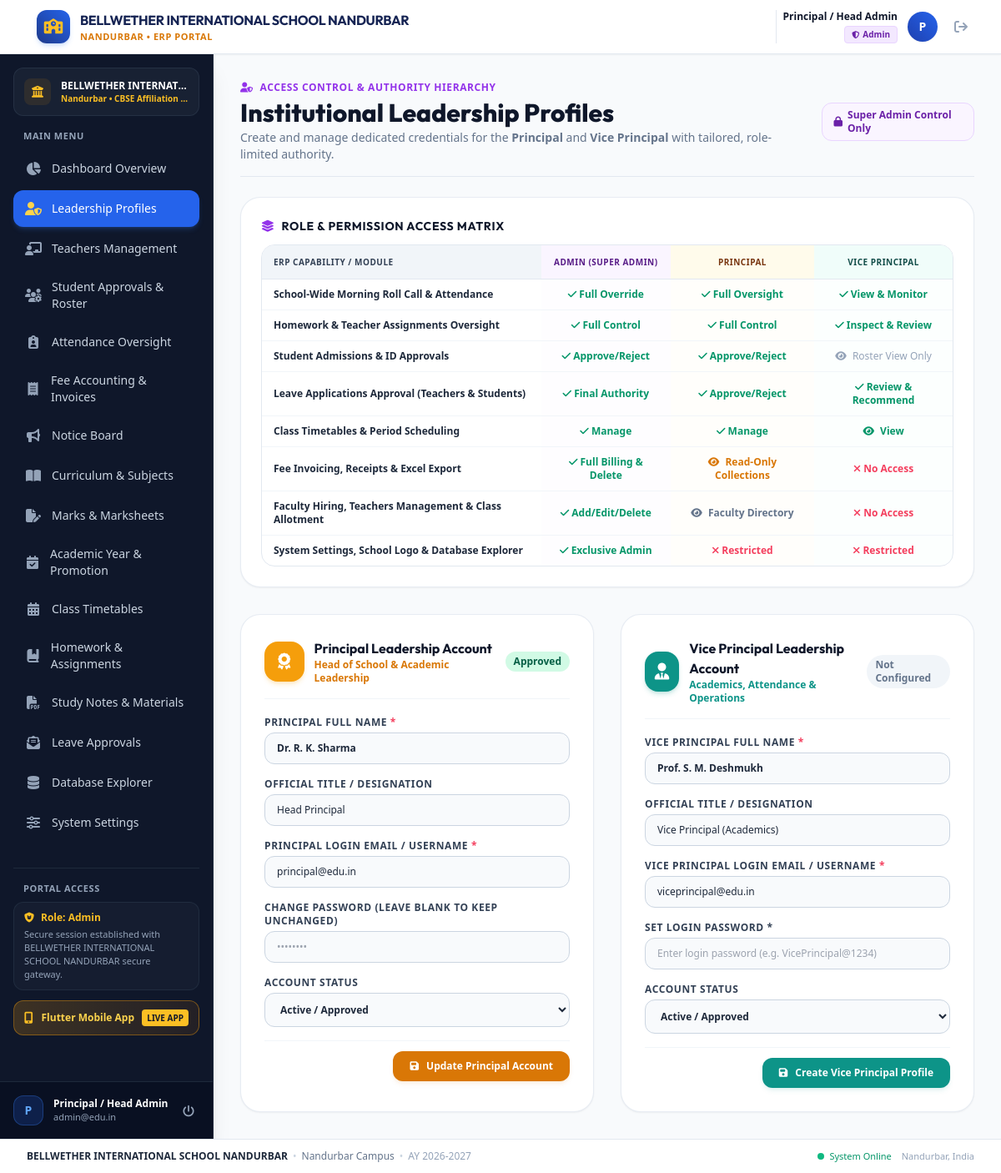
/admin/leadership.php (signed in), run on an earlier commit of the app's database.
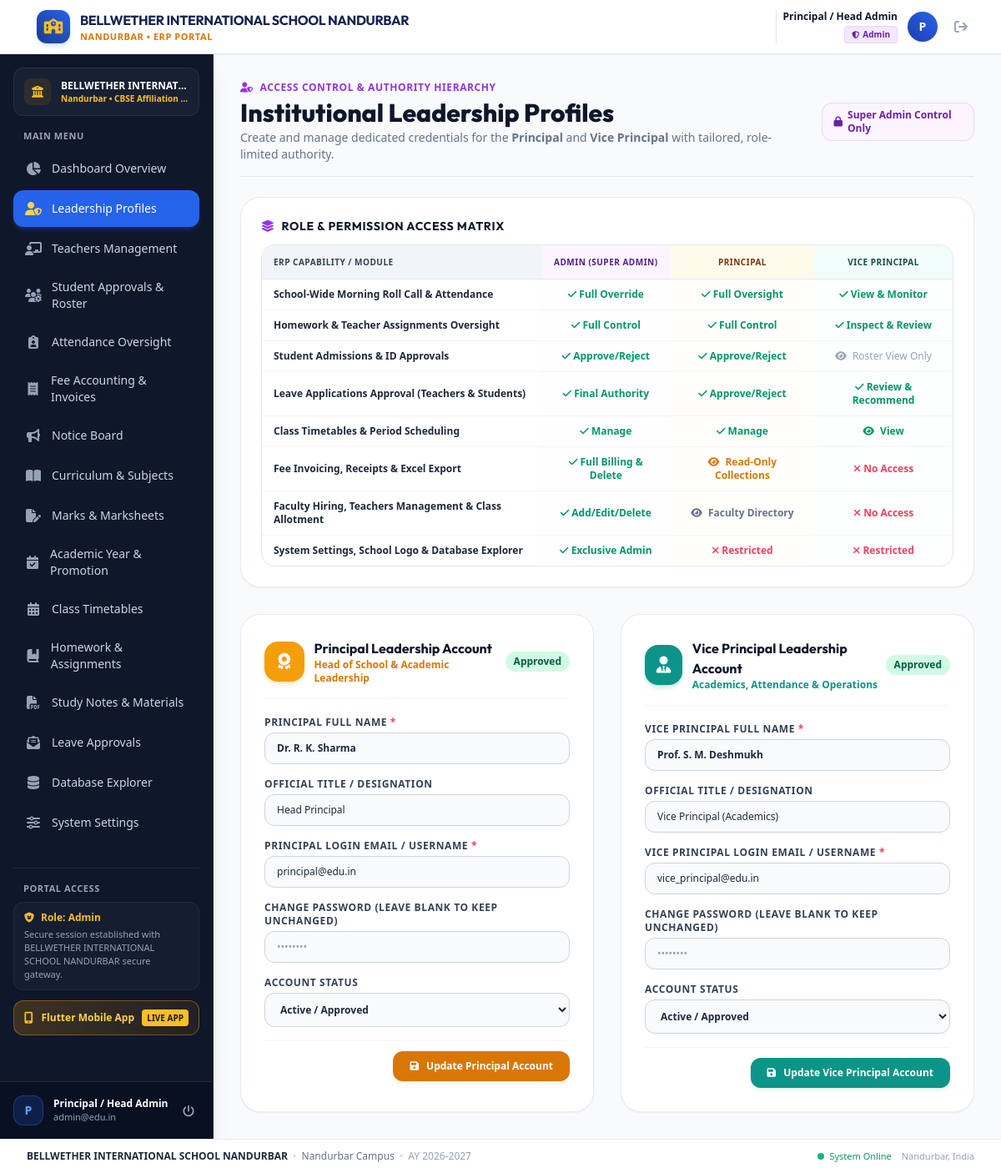
And on a later commit of the database.
### tables this page shows
CREATE TABLE "users" (
            id INTEGER PRIMARY KEY AUTOINCREMENT,
            username TEXT UNIQUE NOT NULL,
            email TEXT UNIQUE NOT NULL,
            password TEXT NOT NULL,
            role TEXT CHECK(role IN ('admin', 'principal', 'vice_principal', 'teacher', 'student')) NOT NULL,
            status TEXT CHECK(status IN ('pending', 'approved', 'rejected', 'active', 'inactive')) DEFAULT 'approved',
            created_at DATETIME DEFAULT CURRENT_TIMESTAMP,
            updated_at DATETIME DEFAULT CURRENT_TIMESTAMP
        );

### admin/leadership.php (the view, shortened to what the changed rows need)
<?php
require_once __DIR__ . '/../includes/auth.php';
$stmt_vp = $pdo->prepare("SELECT * FROM users WHERE role = 'vice_principal' LIMIT 1");
$stmt_vp->execute();
$vp_user = $stmt_vp->fetch();
require_once __DIR__ . '/../includes/header.php';
?>
<main class="flex-1 overflow-y-auto bg-slate-50 p-4 sm:p-6 lg:p-8">
    <div class="flex flex-col sm:flex-row sm:items-center sm:justify-between gap-4 pb-4 border-b border-slate-200 mb-6">
        <div>
            <h1 class="text-2xl sm:text-3xl font-extrabold text-slate-900 font-['Outfit']">
                Institutional Leadership Profiles
            </h1>
        </div>
    </div>
    <div class="bg-white rounded-3xl p-5 sm:p-6 border border-slate-200/80 shadow-sm mb-8">
        <div class="overflow-x-auto rounded-2xl border border-slate-200">
            <table class="w-full text-left text-xs">
                <thead class="bg-slate-100 text-slate-700 uppercase font-bold text-[10px] tracking-wider border-b border-slate-200">
                    <tr>
                        <th class="py-3 px-3.5">ERP Capability / Module</th>
                        <th class="py-3 px-3.5 text-center bg-purple-50 text-purple-900">Admin (Super Admin)</th>
                        <th class="py-3 px-3.5 text-center bg-amber-50 text-amber-900">Principal</th>
                        <th class="py-3 px-3.5 text-center bg-teal-50 text-teal-900">Vice Principal</th>
                    </tr>
                </thead>
            </table>
        </div>
    </div>
    <div class="grid grid-cols-1 lg:grid-cols-2 gap-8">
        <div class="bg-white rounded-3xl p-6 sm:p-7 border border-slate-200/80 shadow-sm flex flex-col justify-between">
            <div>
                <div class="flex items-center justify-between pb-4 border-b border-slate-100 mb-5">
                    <div class="flex items-center space-x-3">
                        <div class="w-12 h-12 rounded-2xl bg-teal-600 text-white flex items-center justify-center font-bold text-xl shadow-md shadow-teal-600/20">
                        </div>
                        <div>
                        </div>
                    </div>
                    <?php if ($vp_user): ?>
                        <span class="px-2.5 py-1 rounded-full text-xs font-bold <?= $vp_user['status'] === 'approved' ? 'bg-emerald-100 text-emerald-800' : 'bg-rose-100 text-rose-800' ?>">
                            <?= ucfirst($vp_user['status']) ?>
                        </span>
                    <?php else: ?>
                        <span class="px-2.5 py-1 rounded-full text-xs font-bold bg-slate-100 text-slate-500">
                            Not Configured
                        </span>
                    <?php endif; ?>
                </div>
                <form method="POST" action="leadership.php" class="space-y-4 text-xs">
                    <div>
                        <label class="block font-bold text-slate-700 uppercase tracking-wider mb-1">
                            Vice Principal Login Email / Username <span class="text-rose-500">*</span>
                        </label>
                        <input type="text" name="email" required value="<?= htmlspecialchars($vp_user['email'] ?? 'viceprincipal@edu.in') ?>"
                               placeholder="viceprincipal@edu.in"
                               class="w-full px-3.5 py-2.5 rounded-xl border border-slate-300 bg-slate-50 focus:bg-white text-slate-800 font-medium focus:outline-none focus:ring-2 focus:ring-teal-600">
                    </div>
                    <div>
                        <label class="block font-bold text-slate-700 uppercase tracking-wider mb-1">
                            <?= $vp_user ? 'Change Password (Leave blank to keep unchanged)' : 'Set Login Password *' ?>
                        </label>
                        <input type="password" name="password" placeholder="<?= $vp_user ? '••••••••' : 'Enter login password (e.g. VicePrincipal@1234)' ?>"
                               <?= $vp_user ? '' : 'required' ?>
                               class="w-full px-3.5 py-2.5 rounded-xl border border-slate-300 bg-slate-50 focus:bg-white text-slate-800 font-medium focus:outline-none focus:ring-2 focus:ring-teal-600">
                    </div>
                    <div>
                        <label class="block font-bold text-slate-700 uppercase tracking-wider mb-1">Account Status</label>
                        <select name="status" class="w-full px-3.5 py-2.5 rounded-xl border border-slate-300 bg-slate-50 focus:bg-white text-slate-800 font-semibold focus:outline-none focus:ring-2 focus:ring-teal-600">
                            <option value="approved" <?= ($vp_user['status'] ?? 'approved') === 'approved' ? 'selected' : '' ?>>Active / Approved</option>
                        </select>
                    </div>
                    <div class="pt-3 border-t border-slate-100 flex justify-end">
                        <button type="submit" class="px-5 py-2.5 rounded-xl bg-teal-600 hover:bg-teal-700 text-white font-bold text-xs shadow-md shadow-teal-600/10 transition">
                            <i class="fa-solid fa-floppy-disk mr-1.5"></i> <?= $vp_user ? 'Update Vice Principal Account' : 'Create Vice Principal Profile' ?>
                        </button>
                    </div>
                </form>
            </div>
        </div>
    </div>
</main>
<?php require_once __DIR__ . '/../includes/footer.php'; ?>

What changed in the data, as far as the page shows it:
added users: status "Approved", email "vice_principal@edu.in", status "Active / Approved"
Also different on the page:
form field email: "viceprincipal@edu.in" → (not shown)
form field status: "Active / Approved" → (not shown)
text no longer shown: "Not Configured SET LOGIN PASSWORD * Create Vice Principal Profile"
text now shown: "CHANGE PASSWORD (LEAVE BLANK TO KEEP UNCHANGED) Update Vice Principal Account"
